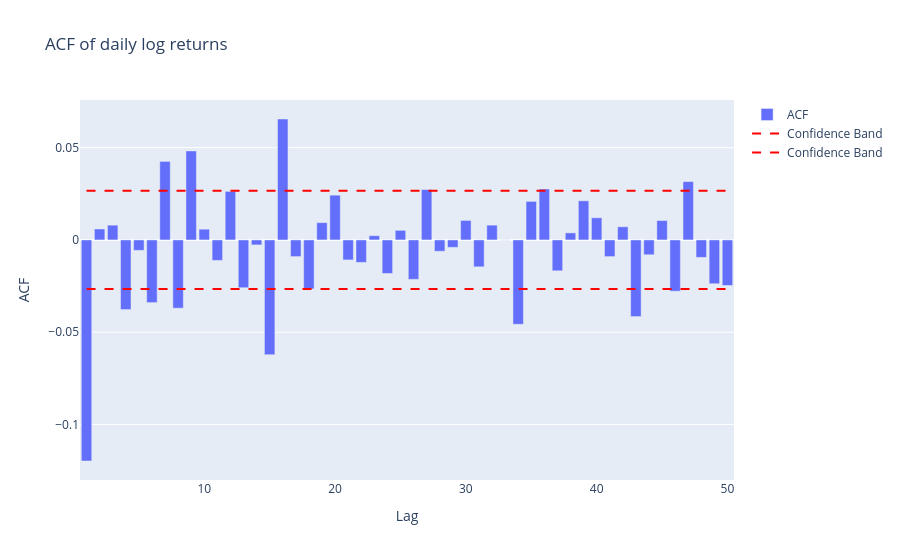

Here is the notebook cell this chart was saved with:
### Markdown cell above
## 2.2 No linear autocorrelation in returns

**Autocorrelation function (ACF).** For a weakly stationary series $\{X_t\}$ with
mean $\mu = E[X_t]$ and variance $\gamma_0 = \mathrm{Var}(X_t)$, the autocorrelation
at lag $k$ is

$$
\rho(k) = \frac{\gamma_k}{\gamma_0}, \qquad \gamma_k = \mathrm{Cov}(X_t, X_{t+k}) = E\big[(X_t - \mu)(X_{t+k} - \mu)\big].
$$

The sample estimator, for a series of length $n$, is

$$
\hat{\rho}(k) = \frac{\sum_{t=1}^{n-k} (X_t - \bar{X})(X_{t+k} - \bar{X})}{\sum_{t=1}^{n} (X_t - \bar{X})^2}.
$$

Under the null that $\{X_t\}$ is iid, $\hat{\rho}(k)$ is asymptotically
$\mathcal{N}(0, 1/n)$ for each fixed $k > 0$, which is where the
$\pm 1.96/\sqrt{n}$ band comes from. That band assumes iid, and heteroskedasticity
inflates the true sampling variance of $\hat{\rho}$, so marginal violations should
not be over-read.

Strong linear predictability in returns would be a free lunch, and trading it away
removes it. What survives sits at or below the noise floor.

### Code cell
import statsmodels.api as sm

acf = sm.tsa.stattools.acf(r, nlags=50)[1:]  # exclude lag 0, which is 1.0 by definition

fig = go.Figure()

fig.add_trace(
    go.Bar(
        x=np.arange(1, len(acf)+1),
        y=acf,
        name='ACF'
    )
)

# 95% confidence band under the iid null
conf_band = 1.96/np.sqrt(len(r))
fig.add_trace(
    go.Scatter(
        x=np.arange(1, len(acf)+1),
        y=[conf_band]*len(acf),
        mode='lines',
        name='Confidence Band',
        line=dict(color='red', dash='dash')
    )
)
fig.add_trace(
    go.Scatter(
        x=np.arange(1, len(acf)+1),
        y=[-conf_band]*len(acf),
        mode='lines',
        name='Confidence Band',
        line=dict(color='red', dash='dash')
    )
)

fig.update_layout(title="ACF of daily log returns",
                   xaxis_title="Lag", yaxis_title="ACF")


fig.show()

### Figure 1 — Plotly figure (JSON) as saved in the notebook; plotly's stock layout.template omitted (floating-point values rounded to 4 significant figures)
{"data": [{"name": "ACF", "type": "bar", "x": [1, 2, 3, 4, 5, 6, 7, 8, 9, 10, 11, 12, 13, 14, 15, 16, 17, 18, 19, 20, 21, 22, 23, 24, 25, 26, 27, 28, 29, 30, 31, 32, 33, 34, 35, 36, 37, 38, 39, 40, 41, 42, 43, 44, 45, 46, 47, 48, 49, 50], "y": [-0.1198, 0.005938, 0.008002, -0.03772, -0.005658, -0.03397, 0.04257, -0.03698, 0.04824, 0.005823, -0.0111, 0.02631, -0.02591, -0.002705, -0.06219, 0.06553, -0.009024, -0.02655, 0.009383, 0.02427, -0.01084, -0.01217, 0.002295, -0.01817, 0.005198, -0.02137, 0.0273, -0.006147, -0.004021, 0.01057, -0.01457, 0.008022, -8.541e-05, -0.04571, 0.02089, 0.02761, -0.01674, 0.003824, 0.02121, 0.01201, -0.009027, 0.007127, -0.04153, -0.008038, 0.01052, -0.02777, 0.03161, -0.00946, -0.02374, -0.02469]}, {"line": {"color": "red", "dash": "dash"}, "mode": "lines", "name": "Confidence Band", "type": "scatter", "x": [1, 2, 3, 4, 5, 6, 7, 8, 9, 10, 11, 12, 13, 14, 15, 16, 17, 18, 19, 20, 21, 22, 23, 24, 25, 26, 27, 28, 29, 30, 31, 32, 33, 34, 35, 36, 37, 38, 39, 40, 41, 42, 43, 44, 45, 46, 47, 48, 49, 50], "y": [0.0266, 0.0266, 0.0266, 0.0266, 0.0266, 0.0266, 0.0266, 0.0266, 0.0266, 0.0266, 0.0266, 0.0266, 0.0266, 0.0266, 0.0266, 0.0266, 0.0266, 0.0266, 0.0266, 0.0266, 0.0266, 0.0266, 0.0266, 0.0266, 0.0266, 0.0266, 0.0266, 0.0266, 0.0266, 0.0266, 0.0266, 0.0266, 0.0266, 0.0266, 0.0266, 0.0266, 0.0266, 0.0266, 0.0266, 0.0266, 0.0266, 0.0266, 0.0266, 0.0266, 0.0266, 0.0266, 0.0266, 0.0266, 0.0266, 0.0266]}, {"line": {"color": "red", "dash": "dash"}, "mode": "lines", "name": "Confidence Band", "type": "scatter", "x": [1, 2, 3, 4, 5, 6, 7, 8, 9, 10, 11, 12, 13, 14, 15, 16, 17, 18, 19, 20, 21, 22, 23, 24, 25, 26, 27, 28, 29, 30, 31, 32, 33, 34, 35, 36, 37, 38, 39, 40, 41, 42, 43, 44, 45, 46, 47, 48, 49, 50], "y": [-0.0266, -0.0266, -0.0266, -0.0266, -0.0266, -0.0266, -0.0266, -0.0266, -0.0266, -0.0266, -0.0266, -0.0266, -0.0266, -0.0266, -0.0266, -0.0266, -0.0266, -0.0266, -0.0266, -0.0266, -0.0266, -0.0266, -0.0266, -0.0266, -0.0266, -0.0266, -0.0266, -0.0266, -0.0266, -0.0266, -0.0266, -0.0266, -0.0266, -0.0266, -0.0266, -0.0266, -0.0266, -0.0266, -0.0266, -0.0266, -0.0266, -0.0266, -0.0266, -0.0266, -0.0266, -0.0266, -0.0266, -0.0266, -0.0266, -0.0266]}], "layout": {"title": {"text": "ACF of daily log returns"}, "xaxis": {"title": {"text": "Lag"}}, "yaxis": {"title": {"text": "ACF"}}}}
